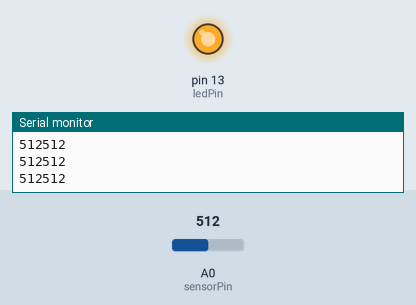
Recording of a sketch running on a simulated Arduino Uno, built with avr-gcc and run on an emulated ATmega328P. Parts: output pins drawn as LEDs (lit = HIGH), the last lines printed to the serial monitor. The test bench sets the inputs (shaded band); at power-on: A0 (sensorPin) = 512.

Above: at 1.2 s.
1.3 s: A0 (sensorPin) set to 311
2.8 s: A0 (sensorPin) set to 282
At 4.0 s:
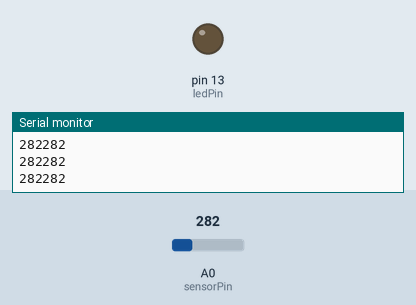
4.3 s: A0 (sensorPin) set to 306
At 5.2 s:
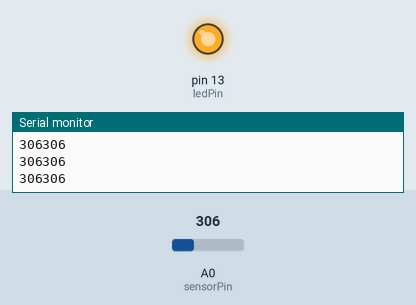
5.8 s: A0 (sensorPin) set to 290
At 6.5 s:
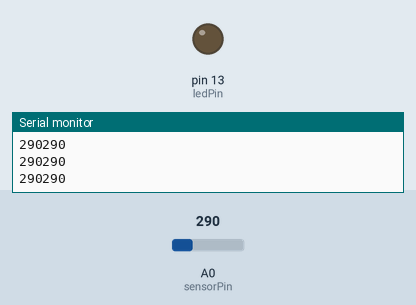
Timing chart, 0 to 8.3 s (numbered marks = the images above; inputs shaded):
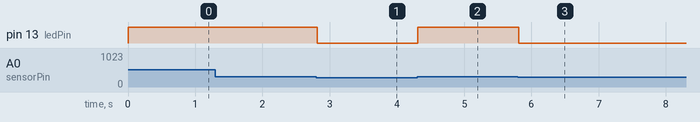

The sketch:

sensor_LDR.ino
```cpp
int ledPin=13;
int sensorPin=0;

void setup()
{
  pinMode(13, OUTPUT);
  Serial.begin(9600);
}

void loop()
{
  int value=analogRead(sensorPin);
  Serial.print(value);
  Serial.println(value);

  if (value < 300){
    digitalWrite(13, LOW);
  }
  else {
    digitalWrite(13, HIGH);
  }
}
```

Measured:
- the behaviour switches between 300 and 299 on A0 (sensorPin) (found by bisection; images 0 and 1)
- after the input at 2.8 s, pin 13 (ledPin): HIGH → LOW at once
- after the input at 4.3 s, pin 13 (ledPin): LOW → HIGH at once
- after the input at 5.8 s, pin 13 (ledPin): HIGH → LOW at once
